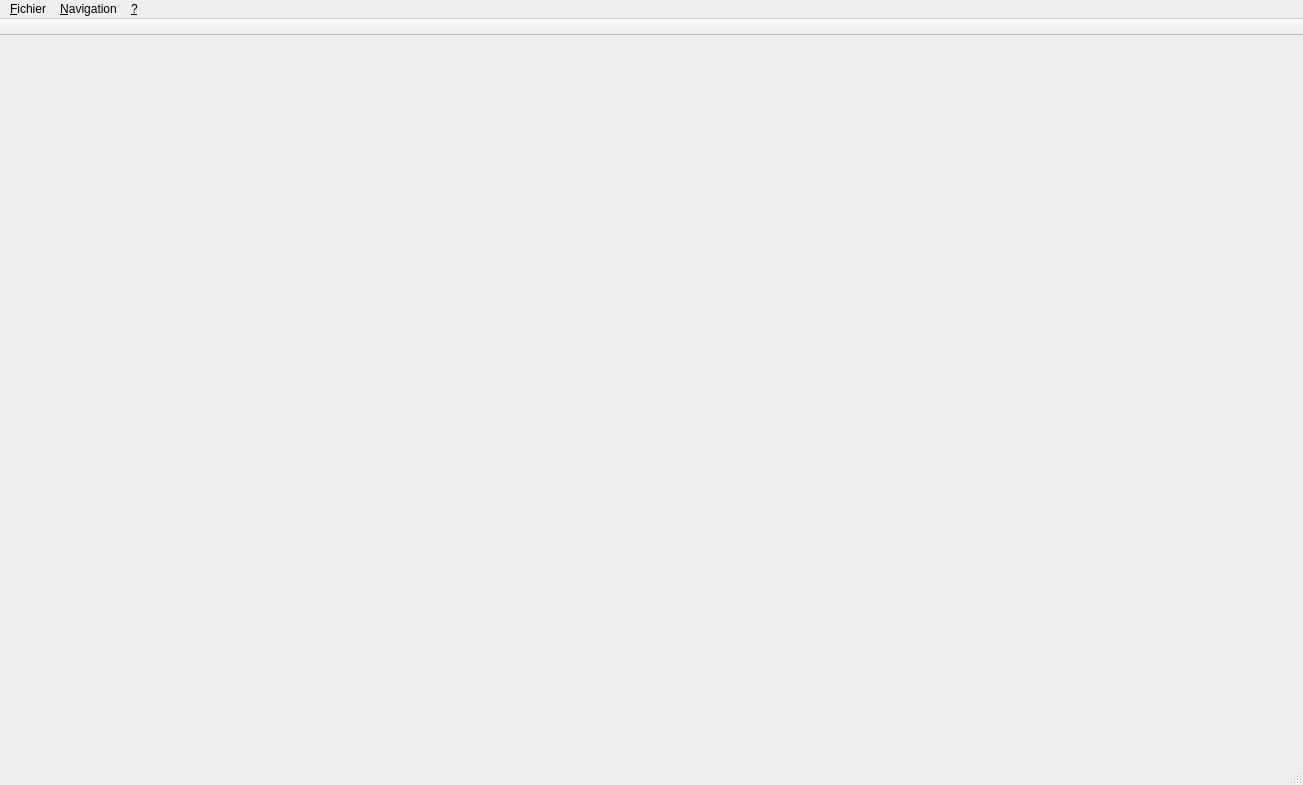
<?xml version="1.0" encoding="UTF-8"?>
<ui version="4.0">
 <class>FenPrincipaleClass</class>
 <widget class="QMainWindow" name="FenPrincipaleClass">
  <property name="geometry">
   <rect>
    <x>0</x>
    <y>0</y>
    <width>1303</width>
    <height>785</height>
   </rect>
  </property>
  <property name="contextMenuPolicy">
   <enum>Qt::ActionsContextMenu</enum>
  </property>
  <property name="windowTitle">
   <string>FenPrincipale</string>
  </property>
  <widget class="QWidget" name="centralWidget"/>
  <widget class="QMenuBar" name="menuBar">
   <property name="geometry">
    <rect>
     <x>0</x>
     <y>0</y>
     <width>1303</width>
     <height>26</height>
    </rect>
   </property>
   <widget class="QMenu" name="menu_Fichier">
    <property name="title">
     <string>&amp;Fichier</string>
    </property>
    <addaction name="actionNouvel_onglet"/>
    <addaction name="actionFermer_onglet"/>
    <addaction name="action_Param_tres"/>
    <addaction name="separator"/>
    <addaction name="action_Fermer"/>
   </widget>
   <widget class="QMenu" name="menuNavigation">
    <property name="title">
     <string>&amp;Navigation</string>
    </property>
    <widget class="QMenu" name="menu_Historique">
     <property name="title">
      <string>&amp;Historique</string>
     </property>
     <addaction name="action_Effacer_historique"/>
     <addaction name="separator"/>
     <addaction name="action_vide"/>
    </widget>
    <widget class="QMenu" name="menu_Favoris">
     <property name="title">
      <string>&amp;Favoris</string>
     </property>
     <addaction name="action_Ajouter_aux_favoris"/>
     <addaction name="action_Effacer_la_liste_des_favoris"/>
     <addaction name="separator"/>
     <addaction name="action_vide_2"/>
    </widget>
    <addaction name="actionPage_suivante"/>
    <addaction name="actionPage_pr_c_dente"/>
    <addaction name="actionArr_ter_le_chargement"/>
    <addaction name="action_Actualiser"/>
    <addaction name="actionPage_d_a_cceuil"/>
    <addaction name="separator"/>
    <addaction name="menu_Historique"/>
    <addaction name="menu_Favoris"/>
    <addaction name="separator"/>
    <addaction name="action_Rechercher"/>
   </widget>
   <widget class="QMenu" name="menu">
    <property name="title">
     <string>&amp;?</string>
    </property>
    <addaction name="separator"/>
    <addaction name="action_A_propos"/>
    <addaction name="actionA_porpos_de_Qt"/>
   </widget>
   <addaction name="menu_Fichier"/>
   <addaction name="menuNavigation"/>
   <addaction name="menu"/>
  </widget>
  <widget class="QToolBar" name="mainToolBar">
   <property name="contextMenuPolicy">
    <enum>Qt::NoContextMenu</enum>
   </property>
   <property name="movable">
    <bool>false</bool>
   </property>
   <property name="floatable">
    <bool>false</bool>
   </property>
   <attribute name="toolBarArea">
    <enum>TopToolBarArea</enum>
   </attribute>
   <attribute name="toolBarBreak">
    <bool>false</bool>
   </attribute>
  </widget>
  <widget class="QStatusBar" name="statusBar"/>
  <action name="actionPage_suivante">
   <property name="text">
    <string>Page &amp;suivante</string>
   </property>
  </action>
  <action name="actionPage_pr_c_dente">
   <property name="text">
    <string>Page &amp;précédente</string>
   </property>
  </action>
  <action name="action_Actualiser">
   <property name="text">
    <string>&amp;Actualiser</string>
   </property>
  </action>
  <action name="actionPage_d_a_cceuil">
   <property name="text">
    <string>Page d'a&amp;cceuil</string>
   </property>
  </action>
  <action name="action_A_propos">
   <property name="text">
    <string>&amp;A propos...</string>
   </property>
  </action>
  <action name="actionA_porpos_de_Qt">
   <property name="text">
    <string>A porpos de &amp;Qt...</string>
   </property>
  </action>
  <action name="actionNouvel_onglet">
   <property name="text">
    <string>&amp;Nouvel onglet</string>
   </property>
  </action>
  <action name="actiontest">
   <property name="text">
    <string>test</string>
   </property>
  </action>
  <action name="action_Fermer">
   <property name="text">
    <string>&amp;Fermer</string>
   </property>
  </action>
  <action name="actionFermer_onglet">
   <property name="text">
    <string>Fermer &amp;onglet</string>
   </property>
  </action>
  <action name="actionArr_ter_le_chargement">
   <property name="text">
    <string>Arrêter le chargement</string>
   </property>
  </action>
  <action name="action_vide">
   <property name="enabled">
    <bool>false</bool>
   </property>
   <property name="text">
    <string>(vide)</string>
   </property>
  </action>
  <action name="action_Effacer_historique">
   <property name="text">
    <string>&amp;Effacer historique</string>
   </property>
  </action>
  <action name="action_vide_2">
   <property name="enabled">
    <bool>false</bool>
   </property>
   <property name="text">
    <string>(vide)</string>
   </property>
  </action>
  <action name="action_Ajouter_aux_favoris">
   <property name="text">
    <string>&amp;Ajouter aux favoris</string>
   </property>
  </action>
  <action name="action_Effacer_la_liste_des_favoris">
   <property name="text">
    <string>&amp;Effacer la liste des favoris</string>
   </property>
  </action>
  <action name="action_Rechercher">
   <property name="text">
    <string>&amp;Rechercher</string>
   </property>
   <property name="shortcut">
    <string>Ctrl+F</string>
   </property>
  </action>
  <action name="action_Param_tres">
   <property name="text">
    <string>&amp;Paramètres</string>
   </property>
  </action>
 </widget>
 <layoutdefault spacing="6" margin="11"/>
 <resources>
  <include location="FenPrincipale.qrc"/>
 </resources>
 <connections/>
</ui>
